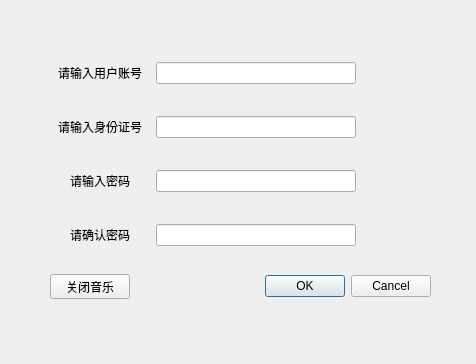
<?xml version="1.0" encoding="UTF-8"?>
<ui version="4.0">
 <class>user_lookmoney</class>
 <widget class="QDialog" name="user_lookmoney">
  <property name="geometry">
   <rect>
    <x>0</x>
    <y>0</y>
    <width>476</width>
    <height>364</height>
   </rect>
  </property>
  <property name="windowTitle">
   <string>Dialog</string>
  </property>
  <property name="styleSheet">
   <string notr="true">background-image: url(:/log1.jpg);</string>
  </property>
  <widget class="QWidget" name="gridLayoutWidget">
   <property name="geometry">
    <rect>
     <x>50</x>
     <y>40</y>
     <width>381</width>
     <height>281</height>
    </rect>
   </property>
   <layout class="QGridLayout" name="gridLayout">
    <item row="2" column="0">
     <widget class="QLabel" name="label_3">
      <property name="minimumSize">
       <size>
        <width>100</width>
        <height>30</height>
       </size>
      </property>
      <property name="maximumSize">
       <size>
        <width>100</width>
        <height>30</height>
       </size>
      </property>
      <property name="text">
       <string>请输入密码</string>
      </property>
      <property name="alignment">
       <set>Qt::AlignCenter</set>
      </property>
     </widget>
    </item>
    <item row="2" column="1">
     <widget class="QLineEdit" name="user_passward1">
      <property name="maximumSize">
       <size>
        <width>200</width>
        <height>16777215</height>
       </size>
      </property>
      <property name="sizeIncrement">
       <size>
        <width>200</width>
        <height>0</height>
       </size>
      </property>
      <property name="alignment">
       <set>Qt::AlignLeading|Qt::AlignLeft|Qt::AlignVCenter</set>
      </property>
     </widget>
    </item>
    <item row="4" column="1">
     <widget class="QDialogButtonBox" name="yesorno">
      <property name="standardButtons">
       <set>QDialogButtonBox::Cancel|QDialogButtonBox::Ok</set>
      </property>
     </widget>
    </item>
    <item row="4" column="0">
     <widget class="QPushButton" name="close_music">
      <property name="minimumSize">
       <size>
        <width>80</width>
        <height>25</height>
       </size>
      </property>
      <property name="maximumSize">
       <size>
        <width>80</width>
        <height>25</height>
       </size>
      </property>
      <property name="text">
       <string>关闭音乐</string>
      </property>
     </widget>
    </item>
    <item row="0" column="0">
     <widget class="QLabel" name="label_2">
      <property name="minimumSize">
       <size>
        <width>100</width>
        <height>30</height>
       </size>
      </property>
      <property name="maximumSize">
       <size>
        <width>100</width>
        <height>30</height>
       </size>
      </property>
      <property name="text">
       <string>请输入用户账号</string>
      </property>
      <property name="alignment">
       <set>Qt::AlignCenter</set>
      </property>
     </widget>
    </item>
    <item row="1" column="0">
     <widget class="QLabel" name="label">
      <property name="minimumSize">
       <size>
        <width>100</width>
        <height>30</height>
       </size>
      </property>
      <property name="maximumSize">
       <size>
        <width>100</width>
        <height>30</height>
       </size>
      </property>
      <property name="text">
       <string>请输入身份证号</string>
      </property>
      <property name="alignment">
       <set>Qt::AlignCenter</set>
      </property>
     </widget>
    </item>
    <item row="1" column="1">
     <widget class="QLineEdit" name="user_id">
      <property name="maximumSize">
       <size>
        <width>200</width>
        <height>16777215</height>
       </size>
      </property>
      <property name="sizeIncrement">
       <size>
        <width>200</width>
        <height>0</height>
       </size>
      </property>
     </widget>
    </item>
    <item row="0" column="1">
     <widget class="QLineEdit" name="user_num">
      <property name="maximumSize">
       <size>
        <width>200</width>
        <height>16777215</height>
       </size>
      </property>
      <property name="sizeIncrement">
       <size>
        <width>200</width>
        <height>0</height>
       </size>
      </property>
     </widget>
    </item>
    <item row="3" column="0">
     <widget class="QLabel" name="label_4">
      <property name="minimumSize">
       <size>
        <width>100</width>
        <height>30</height>
       </size>
      </property>
      <property name="maximumSize">
       <size>
        <width>100</width>
        <height>30</height>
       </size>
      </property>
      <property name="text">
       <string>请确认密码</string>
      </property>
      <property name="alignment">
       <set>Qt::AlignCenter</set>
      </property>
     </widget>
    </item>
    <item row="3" column="1">
     <widget class="QLineEdit" name="user_passward2">
      <property name="maximumSize">
       <size>
        <width>200</width>
        <height>16777215</height>
       </size>
      </property>
      <property name="sizeIncrement">
       <size>
        <width>200</width>
        <height>0</height>
       </size>
      </property>
      <property name="alignment">
       <set>Qt::AlignLeading|Qt::AlignLeft|Qt::AlignVCenter</set>
      </property>
     </widget>
    </item>
   </layout>
  </widget>
 </widget>
 <resources/>
 <connections/>
</ui>
